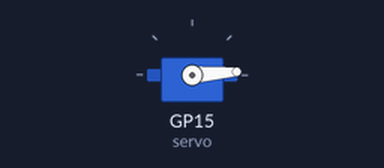
Bench run of a program on a simulated Raspberry Pi Pico running MicroPython. Shown: servo. Servo angles are drawn from the pulse width (0.5 ms = 0°, 2.5 ms = 180°).

Above: at 0.05 s.
At 0.65 s:
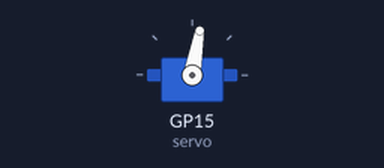
At 1.3 s:
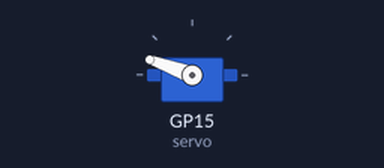
At 2.6 s:
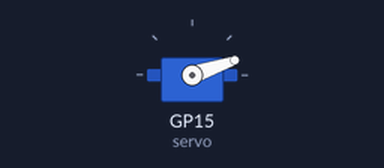
Timing chart, 0 to 6.3 s (numbered marks = the images above):
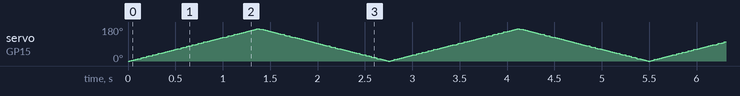

The program:

example.py
```python
# Runs on a Pico with MicroPython to drive the MG90S via PWM on GP15, mapping angles to duty_u16 values for a 0–180° sweep.
#
# Buy this module: https://shillehtek.com/products/mg90s-metal-gear-micro-servo-motor-180-degree-9g-for-rc-plane
# Full manual: https://shillehtek.com/blogs/shillehtek-product-manuals/mg90s-metal-gear-micro-servo-motor-180-degree-9g-for-rc-plane-manual
# More examples: https://github.com/shillehbean/shillehtek-examples
#

# MG90S Servo - Pico MicroPython Example
# Signal pin: GP15
# Power the servo from a separate 5V supply, share ground with Pico.

from machine import Pin, PWM
from time import sleep

servo = PWM(Pin(15))
servo.freq(50)  # 50 Hz for hobby servos

# 16-bit duty mapping for 500 - 2400 us pulse on a 20000 us period
MIN_DUTY = 1638   # ~500 us  -> 0 degrees
MAX_DUTY = 7864   # ~2400 us -> 180 degrees

def write_angle(angle):
    if angle < 0:
        angle = 0
    if angle > 180:
        angle = 180
    duty = MIN_DUTY + int((MAX_DUTY - MIN_DUTY) * angle / 180)
    servo.duty_u16(duty)

try:
    while True:
        for a in range(0, 181, 2):
            write_angle(a)
            sleep(0.015)
        for a in range(180, -1, -2):
            write_angle(a)
            sleep(0.015)
except KeyboardInterrupt:
    print("Stopped by user")
    servo.deinit()
```
